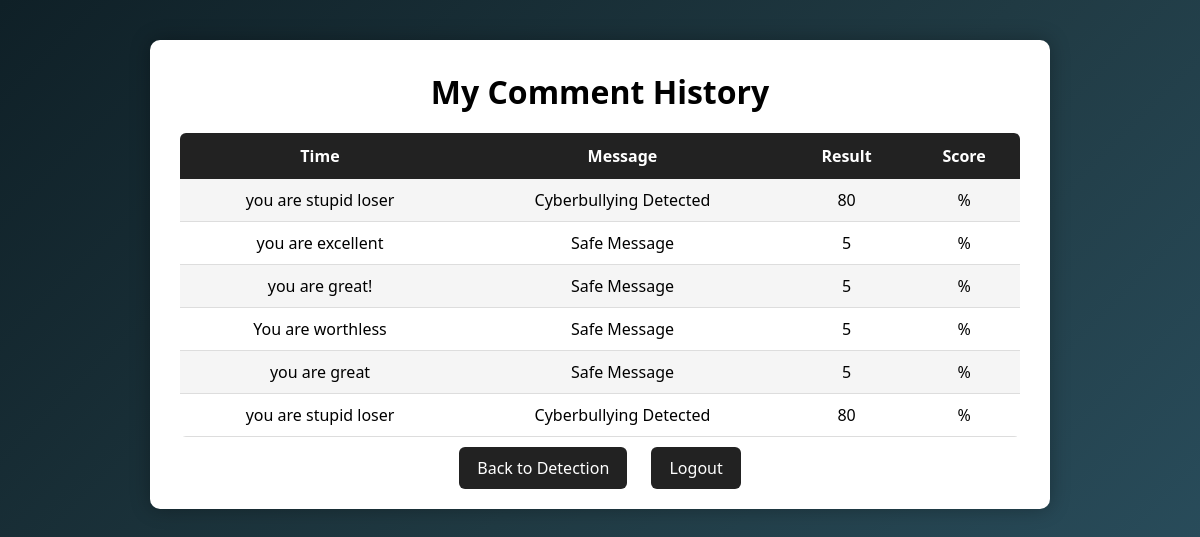
/my_history (signed in), run on the app's committed database.
### tables this page shows
CREATE TABLE comments (
        id INTEGER PRIMARY KEY AUTOINCREMENT,
        username TEXT,
        time TEXT,
        message TEXT,
        result TEXT,
        score INTEGER,
        sentiment TEXT
    );

### app.py (the view)
@app.route("/my_history")
def my_history():
    if "user" not in session:
        return redirect("/login")
    conn = sqlite3.connect("comments.db")
    cursor = conn.cursor()
    cursor.execute("""
    SELECT time,message,result,score
    FROM comments
    WHERE username=?
    ORDER BY id DESC
    """,(session["user"],))
    history = cursor.fetchall()
    conn.close()
    return render_template("history.html", history=history)

### templates/history.html (shortened to what this page needs)
<!DOCTYPE html>
<html>
<head>
<link rel="stylesheet" href="{{ url_for('static', filename='style.css') }}">
</head>
<body>
<div class="history-container">
<h1 class="history-title">My Comment History</h1>
<table class="history-table">
<tr>
<th>Time</th>
<th>Message</th>
<th>Result</th>
<th>Score</th>
</tr>
{% for h in history %}
<tr>
<td>{{h[1]}}</td>
<td>{{h[2]}}</td>
<td>
{% if h[3] == "Safe Message" %}
<span class="safe">{{h[3]}}</span>
{% else %}
<span class="toxic">{{h[3]}}</span>
{% endif %}
</td>
<td>{{h[4]}}%</td>
</tr>
{% endfor %}
</table>
<div class="history-nav">
<a href="/">Back to Detection</a>
<a href="/logout">Logout</a>
</div>
</div>
</body>
</html>

### static/style.css (style rules this page uses)
* { margin:0; padding:0; box-sizing:border-box; font-family:Segoe UI, Arial, sans-serif; }
body { background:linear-gradient(135deg,#0f2027,#203a43,#2c5364); min-height:100vh; color:white; }
h1 { text-align:center; margin-bottom:10px; }
table { width:100%; border-collapse:collapse; margin-top:20px; background:white; color:black; border-radius:6px; overflow:hidden; }
th { background:#222; color:white; padding:12px; }
td { padding:10px; text-align:center; border-bottom:1px solid #ddd; }
tr:nth-child(even) { background:#f5f5f5; }
.history-container { max-width:900px; margin:40px auto; background:white; padding:30px; border-radius:10px; color:black; box-shadow:0 0 20px rgba(0,0,0,0.3); }
.history-title { text-align:center; margin-bottom:20px; }
.history-nav { text-align:center; margin-top:20px; }
.history-nav a { text-decoration:none; padding:10px 18px; margin:10px; background:#222; color:white; border-radius:6px; transition:0.3s; }

### data on the page
comments: message "you are stupid loser", result "Cyberbullying Detected", score "80"
comments: message "you are excellent", result "Safe Message", score "5"
comments: message "you are great!", result "Safe Message", score "5"
comments: message "You are worthless", result "Safe Message", score "5"
comments: message "you are great", result "Safe Message", score "5"
comments: message "you are stupid loser", result "Cyberbullying Detected", score "80"
